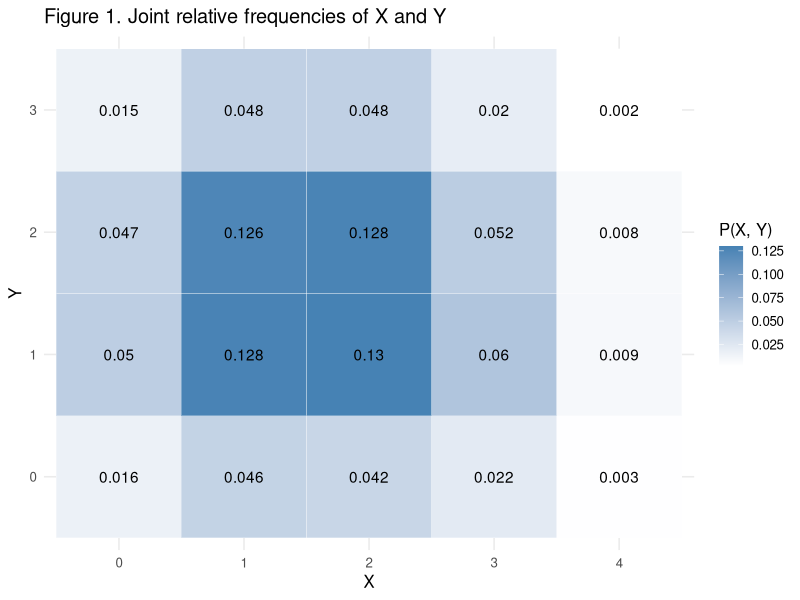
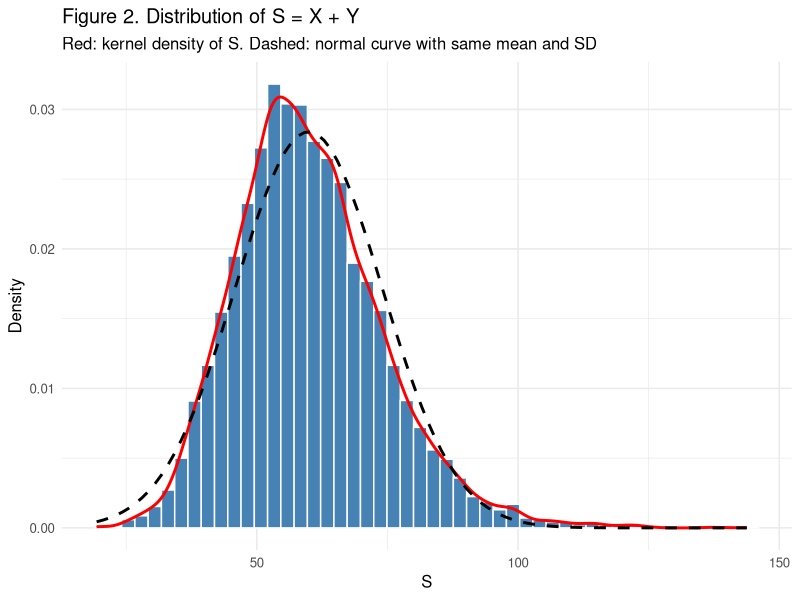
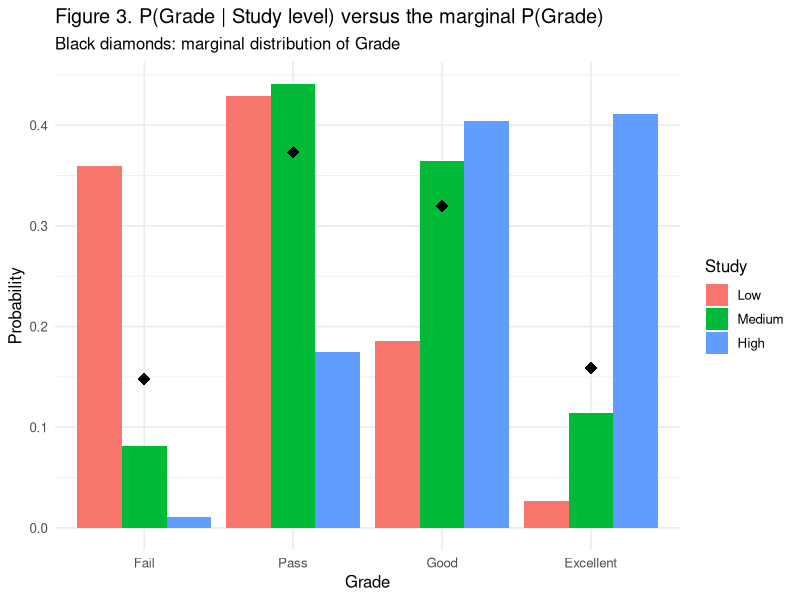
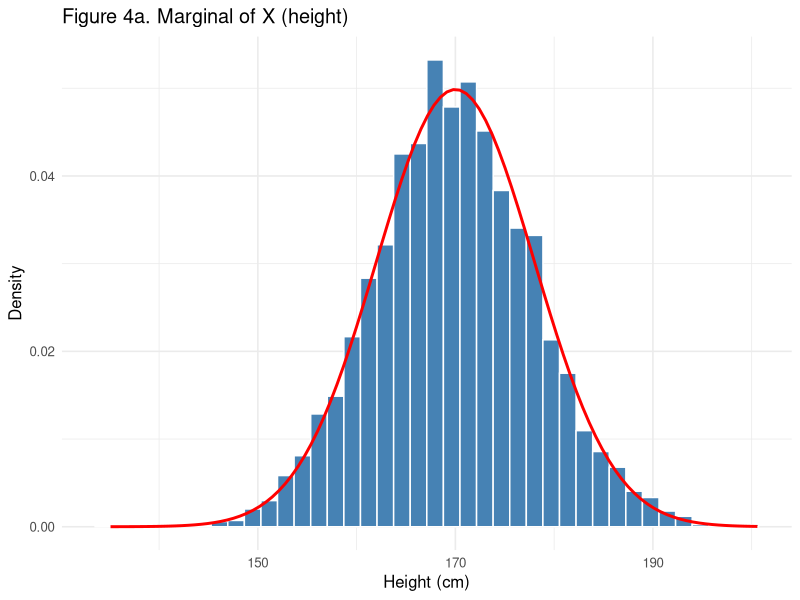
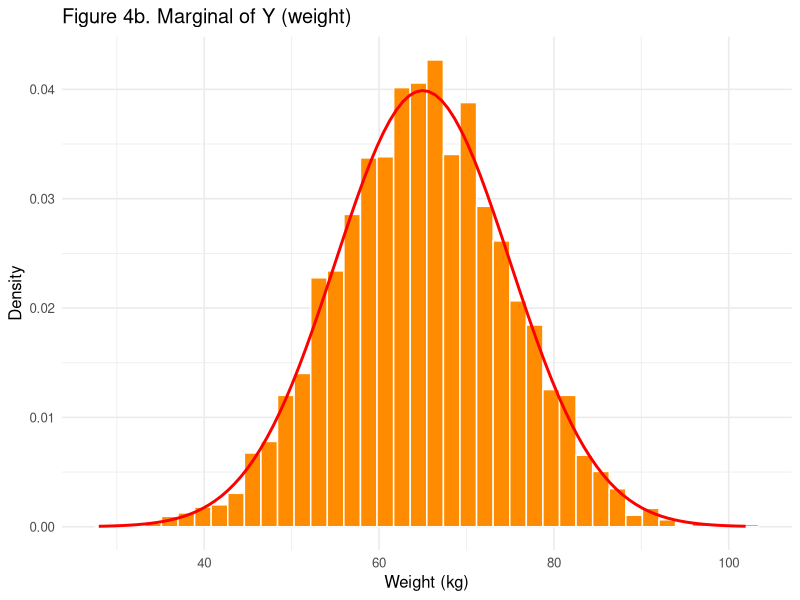
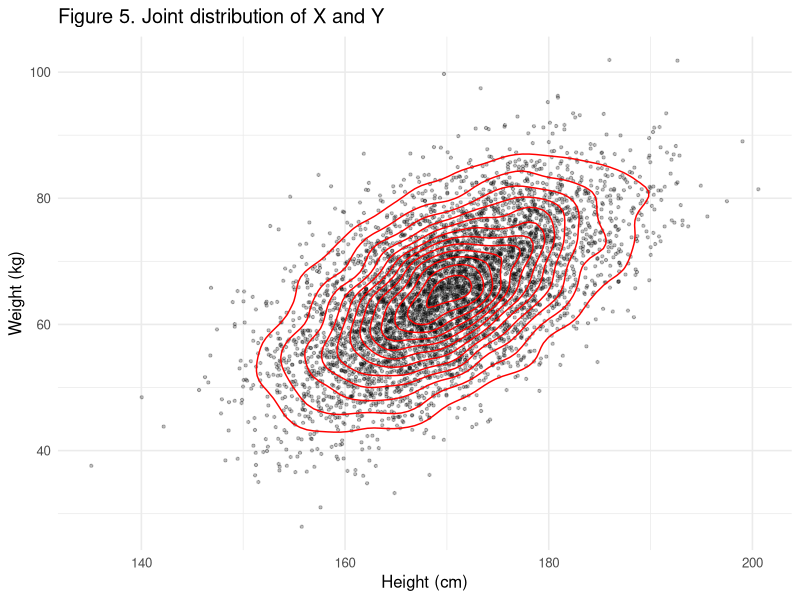
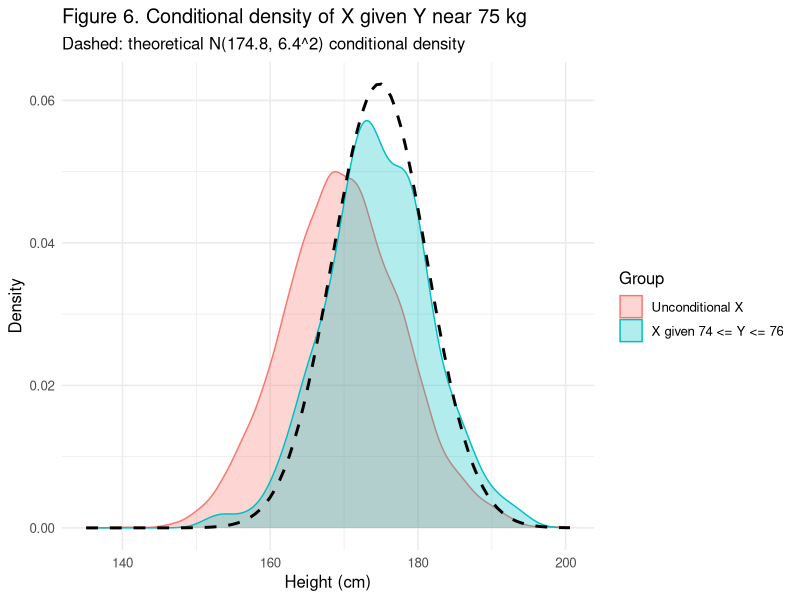
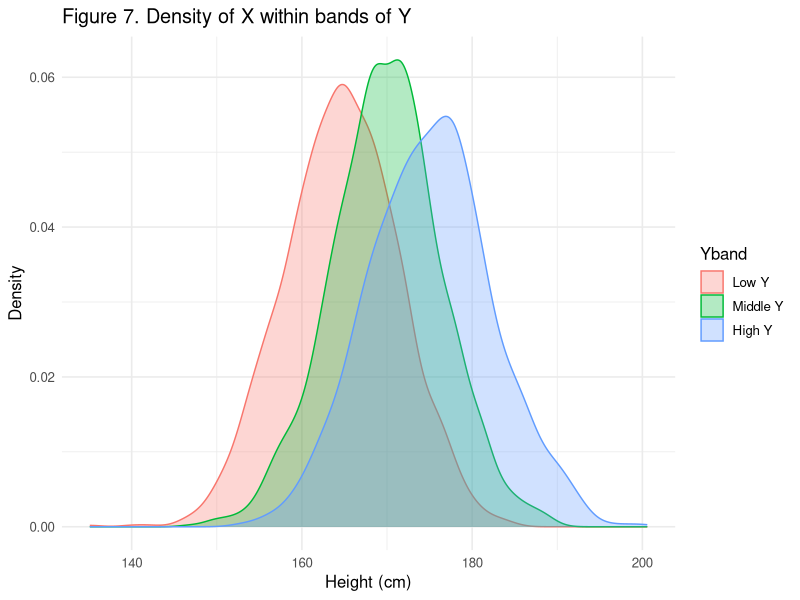

These charts were generated, in order, by the following R code:
## ---- chunk 1
knitr::opts_chunk$set(echo = TRUE, message = FALSE, warning = FALSE,
                      fig.width = 6.5, fig.height = 4, fig.align = "center",
                      fig.pos = "H", out.width = "90%")
library(ggplot2)
library(knitr)
theme_set(theme_minimal(base_size = 12))
## ---- chunk 2
set.seed(2026)
n1 <- 5000
X1 <- rbinom(n1, size = 4, prob = 0.4)
Y1 <- rbinom(n1, size = 3, prob = 0.5)
# Contrast variable: depends on X by construction
Z1 <- rbinom(n1, size = 3, prob = 0.2 + 0.15 * X1)

d1 <- data.frame(X = X1, Y = Y1, Z = Z1)
head(d1)
summary(d1)
## ---- chunk 3
tab_xy <- table(X = d1$X, Y = d1$Y)
kable(tab_xy, caption = "Table 1. Observed counts of (X, Y)")

cat("Sample correlation between X and Y:", round(cor(d1$X, d1$Y), 4), "\n")

ggplot(as.data.frame(prop.table(tab_xy)), aes(x = X, y = Y, fill = Freq)) +
  geom_tile(color = "white") +
  geom_text(aes(label = round(Freq, 3))) +
  scale_fill_gradient(low = "white", high = "steelblue") +
  labs(title = "Figure 1. Joint relative frequencies of X and Y", fill = "P(X, Y)")
## ---- chunk 4
joint_xy <- prop.table(tab_xy)          # empirical joint pmf
px <- rowSums(joint_xy)                 #X pmf 
py <- colSums(joint_xy)                 #Y pmf 
prod_xy <- outer(px, py)                # product of marginals

kable(round(joint_xy, 4),  caption = "Table 2. Empirical joint pmf  f(x, y)")
kable(round(rbind(px), 4), caption = "Table 3a. Marginal pmf of X")
kable(round(rbind(py), 4), caption = "Table 3b. Marginal pmf of Y")
kable(round(prod_xy, 4),   caption = "Table 4. Product of marginals  f_X(x) f_Y(y)")

cat("Maximum absolute difference |f(x,y) - f_X(x) f_Y(y)|:",
    round(max(abs(joint_xy - prod_xy)), 4), "\n")

chisq.test(tab_xy)
## ---- chunk 5
tab_xz <- table(X = d1$X, Z = d1$Z)
joint_xz <- prop.table(tab_xz)
prod_xz  <- outer(rowSums(joint_xz), colSums(joint_xz))

cat("Correlation of X and Z:", round(cor(d1$X, d1$Z), 4), "\n")
cat("Maximum absolute difference |f(x,z) - f_X(x) f_Z(z)|:",
    round(max(abs(joint_xz - prod_xz)), 4), "\n")
chisq.test(tab_xz)
## ---- chunk 6
set.seed(2026)
n2 <- 10000                       
X2 <- rnorm(n2, mean = 50, sd = 10)
Y2 <- rexp(n2, rate = 0.1)      

cat("Correlation of X and Y (should be near 0):", round(cor(X2, Y2), 4), "\n")
## ---- chunk 7
S <- X2 + Y2

ggplot(data.frame(S), aes(x = S)) +
  geom_histogram(aes(y = after_stat(density)), bins = 50,
                 fill = "steelblue", color = "white") +
  geom_density(color = "red", linewidth = 1) +
  stat_function(fun = dnorm, args = list(mean = mean(S), sd = sd(S)),
                linetype = "dashed", linewidth = 1) +
  labs(title = "Figure 2. Distribution of S = X + Y",
       subtitle = "Red: kernel density of S. Dashed: normal curve with same mean and SD",
       x = "S", y = "Density")
## ---- chunk 8
theory_mean <- 50 + 1 / 0.1
theory_var  <- 10^2 + 1 / 0.1^2

comparison <- data.frame(
  Quantity    = c("E[S]", "Var(S)"),
  Theoretical = c(theory_mean, theory_var),
  Simulated   = c(mean(S), var(S))
)
comparison$Difference <- comparison$Simulated - comparison$Theoretical
kable(comparison, digits = 3, caption = "Table 5. Theoretical and simulated moments of S")

# Sum of the separate sample variances
cat("var(X) + var(Y) from the sample:", round(var(X2) + var(Y2), 3), "\n")
cat("var(S) from the sample:         ", round(var(S), 3), "\n")
## ---- chunk 9
set.seed(2026)
n3 <- 2000
y_levels <- c("Low", "Medium", "High")
x_levels <- c("Fail", "Pass", "Good", "Excellent")

Y3 <- sample(y_levels, n3, replace = TRUE, prob = c(0.30, 0.45, 0.25))

# P(X | Y): rows = study level, columns = grade
cond_probs <- rbind(Low    = c(0.35, 0.45, 0.17, 0.03),
                    Medium = c(0.08, 0.45, 0.35, 0.12),
                    High   = c(0.02, 0.20, 0.38, 0.40))
colnames(cond_probs) <- x_levels

X3 <- character(n3)
for (lev in y_levels) {
  idx <- which(Y3 == lev)
  X3[idx] <- sample(x_levels, length(idx), replace = TRUE, prob = cond_probs[lev, ])
}
X3 <- factor(X3, levels = x_levels)
Y3 <- factor(Y3, levels = y_levels)

tab3   <- table(Grade = X3, Study = Y3)          # rows = X, columns = Y
joint3 <- prop.table(tab3)

kable(tab3, caption = "Table 6. Observed counts")
kable(round(joint3, 4), caption = "Table 7. Joint pmf  f(x, y) = P(X = x, Y = y)")
cat("Sum of joint pmf:", sum(joint3), "\n")
## ---- chunk 10
px3 <- rowSums(joint3)    # marginal of X (grade)
py3 <- colSums(joint3)    # marginal of Y (study level)

kable(round(rbind(px3), 4), caption = "Table 8a. Marginal pmf of X (Grade)")
kable(round(rbind(py3), 4), caption = "Table 8b. Marginal pmf of Y (Study level)")
## ---- chunk 11

cond3 <- sweep(joint3, 2, py3, "/")
kable(round(cond3, 4), caption = "Table 9. Conditional pmf  P(X = x | Y = y)  (each column sums to 1)")
colSums(cond3)

# P(X = Excellent | Y = High) = P(Excellent, High) / P(High)
joint3["Excellent", "High"] / py3["High"]

# Conditional distribution for a particular value, Y = High
cond_high <- cond3[, "High"]
kable(round(rbind(cond_high), 4), caption = "Table 10. P(X = x | Y = High)")
## ---- chunk 12
cond_df <- as.data.frame(as.table(cond3))
names(cond_df) <- c("Grade", "Study", "Prob")
marg_df <- data.frame(Grade = names(px3), Prob = as.numeric(px3))

ggplot(cond_df, aes(x = Grade, y = Prob, fill = Study)) +
  geom_col(position = "dodge") +
  geom_point(data = marg_df, aes(x = Grade, y = Prob), inherit.aes = FALSE,
             shape = 18, size = 4, color = "black") +
  labs(title = "Figure 3. P(Grade | Study level) versus the marginal P(Grade)",
       subtitle = "Black diamonds: marginal distribution of Grade",
       y = "Probability")
## ---- chunk 13
chisq.test(tab3)
## ---- chunk 14
set.seed(2026)
n4 <- 5000
mu_x <- 170; mu_y <- 65; sd_x <- 8; sd_y <- 10; rho <- 0.6
Sigma <- matrix(c(sd_x^2, rho * sd_x * sd_y,
                  rho * sd_x * sd_y, sd_y^2), nrow = 2)

xy <- MASS::mvrnorm(n4, mu = c(mu_x, mu_y), Sigma = Sigma)
d4 <- data.frame(X = xy[, 1], Y = xy[, 2])

kable(data.frame(Variable = c("X (height)", "Y (weight)"),
                 Mean = c(mean(d4$X), mean(d4$Y)),
                 SD   = c(sd(d4$X),   sd(d4$Y)),
                 Min  = c(min(d4$X),  min(d4$Y)),
                 Max  = c(max(d4$X),  max(d4$Y))),
      digits = 2, caption = "Table 11. Summary of the simulated data")
cat("Sample correlation:", round(cor(d4$X, d4$Y), 3), "\n")
## ---- chunk 15
p_x <- ggplot(d4, aes(x = X)) +
  geom_histogram(aes(y = after_stat(density)), bins = 40, fill = "steelblue", color = "white") +
  stat_function(fun = dnorm, args = list(mean = mu_x, sd = sd_x), color = "red", linewidth = 1) +
  labs(title = "Figure 4a. Marginal of X (height)", x = "Height (cm)", y = "Density")

p_y <- ggplot(d4, aes(x = Y)) +
  geom_histogram(aes(y = after_stat(density)), bins = 40, fill = "darkorange", color = "white") +
  stat_function(fun = dnorm, args = list(mean = mu_y, sd = sd_y), color = "red", linewidth = 1) +
  labs(title = "Figure 4b. Marginal of Y (weight)", x = "Weight (kg)", y = "Density")

print(p_x)
print(p_y)
## ---- chunk 16
ggplot(d4, aes(x = X, y = Y)) +
  geom_point(alpha = 0.25, size = 0.8) +
  geom_density_2d(color = "red") +
  labs(title = "Figure 5. Joint distribution of X and Y",
       x = "Height (cm)", y = "Weight (kg)")
## ---- chunk 17
y0 <- 75
cond_x <- d4$X[d4$Y >= y0 - 1 & d4$Y <= y0 + 1]

cat("Observations in the interval:", length(cond_x), "\n")
cat("Conditional sample mean of X:", round(mean(cond_x), 2), "\n")
cat("Conditional sample SD of X:  ", round(sd(cond_x), 2), "\n")

# Conditional distribution of X | Y = y0 for a bivariate normal
cond_mean <- mu_x + rho * (sd_x / sd_y) * (y0 - mu_y)
cond_sd   <- sd_x * sqrt(1 - rho^2)
cat("Theoretical E[X | Y = 75]:", cond_mean, "\n")
cat("Theoretical SD[X | Y = 75]:", cond_sd, "\n")
## ---- chunk 18
dens_df <- rbind(
  data.frame(X = d4$X, Group = "Unconditional X"),
  data.frame(X = cond_x, Group = "X given 74 <= Y <= 76")
)

ggplot(dens_df, aes(x = X, fill = Group, color = Group)) +
  geom_density(alpha = 0.3) +
  stat_function(fun = dnorm, args = list(mean = cond_mean, sd = cond_sd),
                inherit.aes = FALSE, linetype = "dashed", linewidth = 1) +
  labs(title = "Figure 6. Conditional density of X given Y near 75 kg",
       subtitle = "Dashed: theoretical N(174.8, 6.4^2) conditional density",
       x = "Height (cm)", y = "Density")
## ---- chunk 19
d4$Yband <- cut(d4$Y, breaks = quantile(d4$Y, c(0, 1/3, 2/3, 1)),
                labels = c("Low Y", "Middle Y", "High Y"), include.lowest = TRUE)

ggplot(d4, aes(x = X, fill = Yband, color = Yband)) +
  geom_density(alpha = 0.3) +
  labs(title = "Figure 7. Density of X within bands of Y", x = "Height (cm)", y = "Density")

aggregate(X ~ Yband, data = d4, FUN = function(v) c(mean = mean(v), sd = sd(v)))
## ---- chunk 20
dbvn <- function(x, y, mx, my, sx, sy, r) {
  z <- ((x - mx) / sx)^2 - 2 * r * (x - mx) * (y - my) / (sx * sy) + ((y - my) / sy)^2
  exp(-z / (2 * (1 - r^2))) / (2 * pi * sx * sy * sqrt(1 - r^2))
}

xs <- seq(140, 205, length.out = 200)
f_joint    <- dbvn(xs, y0, mu_x, mu_y, sd_x, sd_y, rho)   # f_{X,Y}(x, 75)
f_marg_y   <- dnorm(y0, mu_y, sd_y)                         # f_Y(75)
f_cond_num <- f_joint / f_marg_y                            # f_{X|Y}(x | 75)
f_cond_th  <- dnorm(xs, cond_mean, cond_sd)                 # closed-form conditional

cat("Max |f_joint/f_Y - N(cond_mean, cond_sd)| =",
    format(max(abs(f_cond_num - f_cond_th)), digits = 3), "\n")

plot(xs, f_cond_num, type = "l", lwd = 2, col = "blue",
     xlab = "x (height, cm)", ylab = "Density",
     main = "Figure 8. f(x, y=75) / f_Y(75) versus closed-form conditional")
lines(xs, f_cond_th, col = "red", lty = 2, lwd = 2)
legend("topright", legend = c("Joint / marginal", "Closed-form N(174.8, 6.4^2)"),
       col = c("blue", "red"), lty = c(1, 2), lwd = 2, bty = "n")
